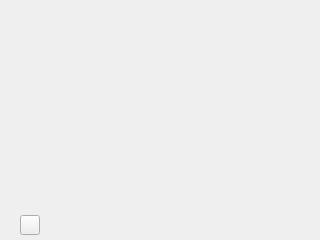
<?xml version="1.0" encoding="UTF-8"?>
<ui version="4.0">
 <class>VideoPlayerSmall</class>
 <widget class="QWidget" name="VideoPlayerSmall">
  <property name="geometry">
   <rect>
    <x>0</x>
    <y>0</y>
    <width>320</width>
    <height>240</height>
   </rect>
  </property>
  <property name="windowTitle">
   <string>Form</string>
  </property>
  <widget class="QPushButton" name="playBtn">
   <property name="geometry">
    <rect>
     <x>20</x>
     <y>215</y>
     <width>20</width>
     <height>20</height>
    </rect>
   </property>
   <property name="text">
    <string/>
   </property>
   <property name="icon">
    <iconset>
     <normaloff>../../Загрузки/player_play.png</normaloff>../../Загрузки/player_play.png</iconset>
   </property>
   <property name="iconSize">
    <size>
     <width>20</width>
     <height>20</height>
    </size>
   </property>
  </widget>
  <widget class="QWidget" name="widget" native="true">
   <property name="geometry">
    <rect>
     <x>20</x>
     <y>0</y>
     <width>280</width>
     <height>210</height>
    </rect>
   </property>
  </widget>
  <widget class="QWidget" name="widget_2" native="true">
   <property name="geometry">
    <rect>
     <x>50</x>
     <y>210</y>
     <width>250</width>
     <height>30</height>
    </rect>
   </property>
  </widget>
 </widget>
 <resources/>
 <connections/>
</ui>
